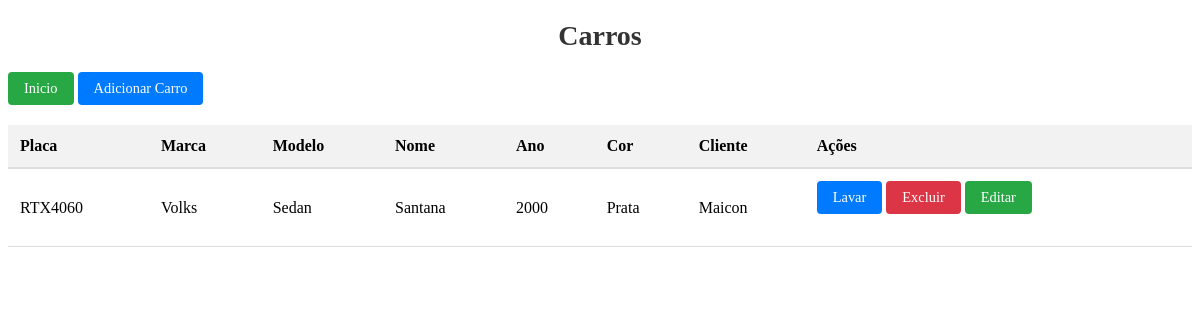
The page /carros/ (signed in) on the database its author committed.
### carro/models.py (models this page shows, shortened)
class Carro(models.Model):
    user = models.ForeignKey(User, on_delete=models.CASCADE, related_name='carros')
    cliente = models.ForeignKey(Cliente, on_delete=models.CASCADE, related_name='carros')
    nome = models.CharField(max_length=100, blank=True)
    marca = models.CharField(max_length=100)
    modelo = models.CharField(max_length=100)
    ano = models.IntegerField()
    cor = models.CharField(max_length=50)
    placa = models.CharField(max_length=10, unique=True)

### cliente/models.py (models this page shows, shortened)
class Cliente(models.Model):
    user = models.ForeignKey(User, on_delete=models.CASCADE, related_name='clientes')
    nome = models.CharField(max_length=255)
    cpf = models.CharField(max_length=11, unique=True)
    telefone = models.CharField(max_length=15)
    endereco = models.CharField(max_length=255)

### carro/views.py (the view)
# urls.py: path('', views.listar_carro, name='listar_carro'),
@login_required
def listar_carro(request):
    carros = Carro.objects.filter(user=request.user)
    return render(request, 'listar_carro.html', {'carros': carros})

### carro/templates/listar_carro.html (shortened to what this page needs)
<!DOCTYPE html>
<html lang="en">
<head>
    {% load static %}
    <link rel="stylesheet" href="{% static 'css/listar_carro.css' %}">
</head>
<body>
    <h1>Carros</h1>
    <a href="{% url 'plataforma' %}" class="btn-acao editar">Inicio</a>
    <a href="{% url 'adicionar_carro' %}" class="btn-acao aprovar">Adicionar Carro</a>
    <table>
        <thead>
            <tr>
                <th>Placa</th>
                <th>Marca</th>
                <th>Modelo</th>
                <th>Nome</th>
                <th>Ano</th>
                <th>Cor</th>
                <th>Cliente</th>
                <th>Ações</th>
            </tr>
        </thead>
        <tbody>
            {% for carro in carros %}
            <tr>
                <td>{{ carro.placa }}</td>
                <td>{{ carro.marca }}</td>
                <td>{{ carro.modelo }}</td>
                <td>{{ carro.nome }}</td>
                <td>{{ carro.ano }}</td>
                <td>{{ carro.cor }}</td>
                <td>{{ carro.cliente.nome }}</td>
                <td>
                    <a href="{% url 'adicionar_lavagem' carro.id %}" class="btn-acao aprovar ">Lavar</a>
                    <a href="{% url 'excluir_carro' carro.id %}" class="btn-acao excluir">Excluir</a>
                    <a href="{% url 'editar_carro' carro.id %}" class="btn-acao editar">Editar</a>
                </td>
            </tr>
            {% endfor %}
        </tbody>
    </table>
</body>
</html>

### carro/static/css/listar_carro.css (style rules this page uses)
h1 { text-align: center; font-size: 28px; margin-top: 20px; margin-bottom: 20px; color: #333; }
.btn-acao { display: inline-block; padding: 0.5rem 1rem; border: none; border-radius: 4px; font-size: 0.9rem; text-align: center; text-decoration: none; cursor: pointer; transition: background-color 0.3s ease, transform 0.2s ease; margin-bottom: 20px; }
.btn-acao.aprovar { background-color: #007bff; color: #fff; }
.btn-acao.editar { background-color: #28a745; color: #fff; }
.btn-acao.excluir { background-color: #dc3545; color: #fff; }
table { width: 100%; border-collapse: collapse; margin: 0 auto; font-size: 1rem; }
thead th { background-color: #f2f2f2; padding: 12px; text-align: left; border-bottom: 2px solid #ddd; font-weight: bold; }
td { padding: 12px; text-align: left; border-bottom: 1px solid #ddd; }

### rows shown on the page
Carro: placa "RTX4060", marca "Volks", modelo "Sedan", nome "Santana", ano "2000", cor "Prata", cliente.nome "Maicon"
